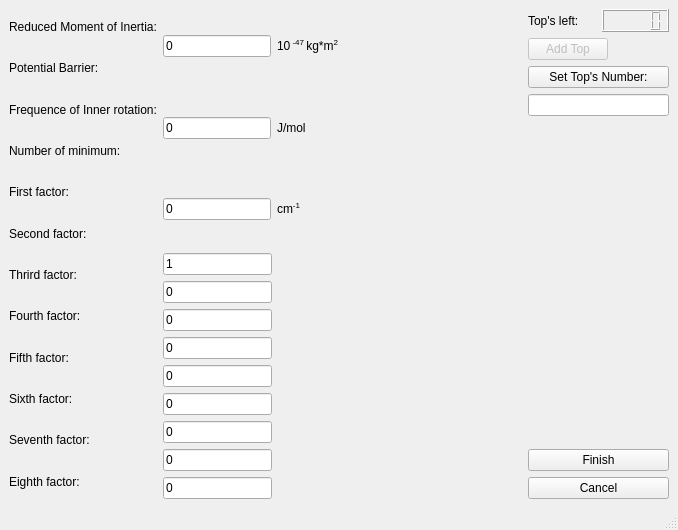
<?xml version="1.0" encoding="UTF-8"?>
<ui version="4.0">
 <class>InternalRotation</class>
 <widget class="QMainWindow" name="InternalRotation">
  <property name="geometry">
   <rect>
    <x>0</x>
    <y>0</y>
    <width>678</width>
    <height>530</height>
   </rect>
  </property>
  <property name="windowTitle">
   <string>MainWindow</string>
  </property>
  <widget class="QWidget" name="centralwidget">
   <layout class="QGridLayout" name="gridLayout">
    <item row="2" column="2">
     <layout class="QVBoxLayout" name="verticalLayout_4">
      <item>
       <spacer name="verticalSpacer">
        <property name="orientation">
         <enum>Qt::Vertical</enum>
        </property>
        <property name="sizeHint" stdset="0">
         <size>
          <width>20</width>
          <height>40</height>
         </size>
        </property>
       </spacer>
      </item>
      <item>
       <widget class="QPushButton" name="pushButton_finish">
        <property name="text">
         <string>Finish</string>
        </property>
       </widget>
      </item>
      <item>
       <widget class="QPushButton" name="pushButton_cancel">
        <property name="text">
         <string>Cancel</string>
        </property>
       </widget>
      </item>
     </layout>
    </item>
    <item row="0" column="0" rowspan="3">
     <layout class="QHBoxLayout" name="horizontalLayout_17">
      <item>
       <layout class="QVBoxLayout" name="verticalLayout">
        <item>
         <widget class="QLabel" name="label_reduced_inertia_mom">
          <property name="enabled">
           <bool>true</bool>
          </property>
          <property name="text">
           <string>Reduced Moment of Inertia:</string>
          </property>
         </widget>
        </item>
        <item>
         <widget class="QLabel" name="label_reduced_pot_barrier">
          <property name="text">
           <string>Potential Barrier:</string>
          </property>
         </widget>
        </item>
        <item>
         <widget class="QLabel" name="label_frq_inrot">
          <property name="text">
           <string>Frequence of Inner rotation:</string>
          </property>
         </widget>
        </item>
        <item>
         <widget class="QLabel" name="label_2">
          <property name="text">
           <string>Number of minimum:</string>
          </property>
         </widget>
        </item>
        <item>
         <widget class="QLabel" name="label_a1">
          <property name="text">
           <string>First factor:</string>
          </property>
         </widget>
        </item>
        <item>
         <widget class="QLabel" name="label_a2">
          <property name="text">
           <string>Second factor:</string>
          </property>
         </widget>
        </item>
        <item>
         <widget class="QLabel" name="label_a3">
          <property name="text">
           <string>Thrird factor:</string>
          </property>
         </widget>
        </item>
        <item>
         <widget class="QLabel" name="label_a4">
          <property name="text">
           <string>Fourth factor:</string>
          </property>
         </widget>
        </item>
        <item>
         <widget class="QLabel" name="label_a5">
          <property name="text">
           <string>Fifth factor:</string>
          </property>
         </widget>
        </item>
        <item>
         <widget class="QLabel" name="label_a6">
          <property name="text">
           <string>Sixth factor:</string>
          </property>
         </widget>
        </item>
        <item>
         <widget class="QLabel" name="label_a7">
          <property name="text">
           <string>Seventh factor:</string>
          </property>
         </widget>
        </item>
        <item>
         <widget class="QLabel" name="label_a8">
          <property name="text">
           <string>Eighth factor:</string>
          </property>
         </widget>
        </item>
       </layout>
      </item>
      <item>
       <layout class="QVBoxLayout" name="verticalLayout_2">
        <item>
         <layout class="QHBoxLayout" name="horizontalLayout">
          <item>
           <widget class="QLineEdit" name="lineEdit_red_inertia_mom">
            <property name="text">
             <string>0</string>
            </property>
           </widget>
          </item>
          <item>
           <widget class="QLabel" name="label_reduced_inertia_mom_2">
            <property name="text">
             <string>&lt;html&gt;&lt;head/&gt;&lt;body&gt;&lt;p&gt;10&lt;span style=&quot; vertical-align:super;&quot;&gt; -47 &lt;/span&gt;kg*m&lt;span style=&quot; vertical-align:super;&quot;&gt;2&lt;/span&gt;&lt;/p&gt;&lt;/body&gt;&lt;/html&gt;</string>
            </property>
           </widget>
          </item>
          <item>
           <spacer name="horizontalSpacer_5">
            <property name="orientation">
             <enum>Qt::Horizontal</enum>
            </property>
            <property name="sizeHint" stdset="0">
             <size>
              <width>40</width>
              <height>20</height>
             </size>
            </property>
           </spacer>
          </item>
         </layout>
        </item>
        <item>
         <layout class="QHBoxLayout" name="horizontalLayout_2">
          <item>
           <widget class="QLineEdit" name="lineEdit_pot_barrier">
            <property name="toolTip">
             <string>Enter the porenrial battier for rotation</string>
            </property>
            <property name="toolTipDuration">
             <number>4</number>
            </property>
            <property name="text">
             <string>0</string>
            </property>
           </widget>
          </item>
          <item>
           <widget class="QLabel" name="label_reduced_pot_barrier_2">
            <property name="text">
             <string>&lt;html&gt;&lt;head/&gt;&lt;body&gt;&lt;p&gt;J/mol&lt;/p&gt;&lt;/body&gt;&lt;/html&gt;</string>
            </property>
           </widget>
          </item>
          <item>
           <spacer name="horizontalSpacer_4">
            <property name="orientation">
             <enum>Qt::Horizontal</enum>
            </property>
            <property name="sizeHint" stdset="0">
             <size>
              <width>40</width>
              <height>20</height>
             </size>
            </property>
           </spacer>
          </item>
         </layout>
        </item>
        <item>
         <layout class="QHBoxLayout" name="horizontalLayout_3">
          <item>
           <widget class="QLineEdit" name="lineEdit_frqrot">
            <property name="text">
             <string>0</string>
            </property>
           </widget>
          </item>
          <item>
           <widget class="QLabel" name="label_reduced_pot_barrier_14">
            <property name="text">
             <string>&lt;html&gt;&lt;head/&gt;&lt;body&gt;&lt;p&gt;cm&lt;span style=&quot; vertical-align:super;&quot;&gt;-1&lt;/span&gt;&lt;/p&gt;&lt;/body&gt;&lt;/html&gt;</string>
            </property>
           </widget>
          </item>
          <item>
           <spacer name="horizontalSpacer_3">
            <property name="orientation">
             <enum>Qt::Horizontal</enum>
            </property>
            <property name="sizeHint" stdset="0">
             <size>
              <width>40</width>
              <height>20</height>
             </size>
            </property>
           </spacer>
          </item>
         </layout>
        </item>
        <item>
         <layout class="QHBoxLayout" name="horizontalLayout_12">
          <item>
           <widget class="QLineEdit" name="lineEdit_num_min">
            <property name="text">
             <string>1</string>
            </property>
           </widget>
          </item>
          <item>
           <spacer name="horizontalSpacer_15">
            <property name="orientation">
             <enum>Qt::Horizontal</enum>
            </property>
            <property name="sizeHint" stdset="0">
             <size>
              <width>40</width>
              <height>20</height>
             </size>
            </property>
           </spacer>
          </item>
         </layout>
        </item>
        <item>
         <layout class="QHBoxLayout" name="horizontalLayout_4">
          <item>
           <widget class="QLineEdit" name="lineEdit_a1">
            <property name="text">
             <string>0</string>
            </property>
           </widget>
          </item>
          <item>
           <spacer name="horizontalSpacer_2">
            <property name="orientation">
             <enum>Qt::Horizontal</enum>
            </property>
            <property name="sizeHint" stdset="0">
             <size>
              <width>40</width>
              <height>20</height>
             </size>
            </property>
           </spacer>
          </item>
         </layout>
        </item>
        <item>
         <layout class="QHBoxLayout" name="horizontalLayout_5">
          <item>
           <widget class="QLineEdit" name="lineEdit_a2">
            <property name="text">
             <string>0</string>
            </property>
           </widget>
          </item>
          <item>
           <spacer name="horizontalSpacer_6">
            <property name="orientation">
             <enum>Qt::Horizontal</enum>
            </property>
            <property name="sizeHint" stdset="0">
             <size>
              <width>40</width>
              <height>20</height>
             </size>
            </property>
           </spacer>
          </item>
         </layout>
        </item>
        <item>
         <layout class="QHBoxLayout" name="horizontalLayout_6">
          <item>
           <widget class="QLineEdit" name="lineEdit_a3">
            <property name="text">
             <string>0</string>
            </property>
           </widget>
          </item>
          <item>
           <spacer name="horizontalSpacer_7">
            <property name="orientation">
             <enum>Qt::Horizontal</enum>
            </property>
            <property name="sizeHint" stdset="0">
             <size>
              <width>40</width>
              <height>20</height>
             </size>
            </property>
           </spacer>
          </item>
         </layout>
        </item>
        <item>
         <layout class="QHBoxLayout" name="horizontalLayout_7">
          <item>
           <widget class="QLineEdit" name="lineEdit_a4">
            <property name="text">
             <string>0</string>
            </property>
           </widget>
          </item>
          <item>
           <spacer name="horizontalSpacer_8">
            <property name="orientation">
             <enum>Qt::Horizontal</enum>
            </property>
            <property name="sizeHint" stdset="0">
             <size>
              <width>40</width>
              <height>20</height>
             </size>
            </property>
           </spacer>
          </item>
         </layout>
        </item>
        <item>
         <layout class="QHBoxLayout" name="horizontalLayout_8">
          <item>
           <widget class="QLineEdit" name="lineEdit_a5">
            <property name="text">
             <string>0</string>
            </property>
           </widget>
          </item>
          <item>
           <spacer name="horizontalSpacer_9">
            <property name="orientation">
             <enum>Qt::Horizontal</enum>
            </property>
            <property name="sizeHint" stdset="0">
             <size>
              <width>40</width>
              <height>20</height>
             </size>
            </property>
           </spacer>
          </item>
         </layout>
        </item>
        <item>
         <layout class="QHBoxLayout" name="horizontalLayout_9">
          <item>
           <widget class="QLineEdit" name="lineEdit_a6">
            <property name="text">
             <string>0</string>
            </property>
           </widget>
          </item>
          <item>
           <spacer name="horizontalSpacer_10">
            <property name="orientation">
             <enum>Qt::Horizontal</enum>
            </property>
            <property name="sizeHint" stdset="0">
             <size>
              <width>40</width>
              <height>20</height>
             </size>
            </property>
           </spacer>
          </item>
         </layout>
        </item>
        <item>
         <layout class="QHBoxLayout" name="horizontalLayout_10">
          <item>
           <widget class="QLineEdit" name="lineEdit_a7">
            <property name="text">
             <string>0</string>
            </property>
           </widget>
          </item>
          <item>
           <spacer name="horizontalSpacer_11">
            <property name="orientation">
             <enum>Qt::Horizontal</enum>
            </property>
            <property name="sizeHint" stdset="0">
             <size>
              <width>40</width>
              <height>20</height>
             </size>
            </property>
           </spacer>
          </item>
         </layout>
        </item>
        <item>
         <layout class="QHBoxLayout" name="horizontalLayout_11">
          <item>
           <widget class="QLineEdit" name="lineEdit_a8">
            <property name="text">
             <string>0</string>
            </property>
           </widget>
          </item>
          <item>
           <spacer name="horizontalSpacer_12">
            <property name="orientation">
             <enum>Qt::Horizontal</enum>
            </property>
            <property name="sizeHint" stdset="0">
             <size>
              <width>40</width>
              <height>20</height>
             </size>
            </property>
           </spacer>
          </item>
         </layout>
        </item>
       </layout>
      </item>
     </layout>
    </item>
    <item row="0" column="2">
     <layout class="QVBoxLayout" name="verticalLayout_3">
      <item>
       <layout class="QHBoxLayout" name="horizontalLayout_15">
        <item>
         <widget class="QLabel" name="label">
          <property name="text">
           <string>Top's left:</string>
          </property>
         </widget>
        </item>
        <item>
         <widget class="QLCDNumber" name="lcdNumber_tops_counter"/>
        </item>
       </layout>
      </item>
      <item>
       <layout class="QHBoxLayout" name="horizontalLayout_16">
        <item>
         <widget class="QPushButton" name="pushButton_addtop">
          <property name="enabled">
           <bool>false</bool>
          </property>
          <property name="text">
           <string>Add Top</string>
          </property>
         </widget>
        </item>
        <item>
         <spacer name="horizontalSpacer">
          <property name="orientation">
           <enum>Qt::Horizontal</enum>
          </property>
          <property name="sizeHint" stdset="0">
           <size>
            <width>40</width>
            <height>20</height>
           </size>
          </property>
         </spacer>
        </item>
       </layout>
      </item>
     </layout>
    </item>
    <item row="1" column="2">
     <layout class="QVBoxLayout" name="verticalLayout_5">
      <item>
       <widget class="QPushButton" name="pushButton_top_number">
        <property name="text">
         <string>Set Top's Number:</string>
        </property>
       </widget>
      </item>
      <item>
       <widget class="QLineEdit" name="lineEdit"/>
      </item>
     </layout>
    </item>
    <item row="1" column="1">
     <spacer name="horizontalSpacer_16">
      <property name="orientation">
       <enum>Qt::Horizontal</enum>
      </property>
      <property name="sizeHint" stdset="0">
       <size>
        <width>40</width>
        <height>20</height>
       </size>
      </property>
     </spacer>
    </item>
   </layout>
  </widget>
  <widget class="QMenuBar" name="menubar">
   <property name="geometry">
    <rect>
     <x>0</x>
     <y>0</y>
     <width>678</width>
     <height>22</height>
    </rect>
   </property>
  </widget>
  <widget class="QStatusBar" name="statusbar"/>
 </widget>
 <resources/>
 <connections/>
</ui>
